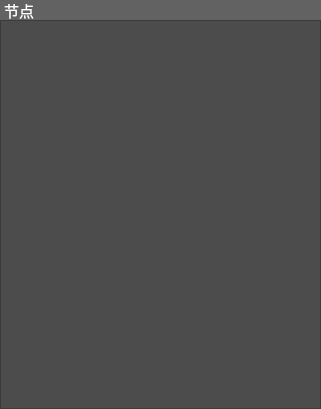
<?xml version="1.0" encoding="UTF-8"?>
<ui version="4.0">
 <class>NodesTreeWgt</class>
 <widget class="QWidget" name="NodesTreeWgt">
  <property name="geometry">
   <rect>
    <x>0</x>
    <y>0</y>
    <width>321</width>
    <height>409</height>
   </rect>
  </property>
  <property name="windowTitle">
   <string>Form</string>
  </property>
  <property name="styleSheet">
   <string notr="true">background-color: rgb(76, 76, 76);
color: rgb(255, 255, 255);</string>
  </property>
  <layout class="QVBoxLayout" name="verticalLayout">
   <property name="spacing">
    <number>0</number>
   </property>
   <property name="leftMargin">
    <number>0</number>
   </property>
   <property name="topMargin">
    <number>0</number>
   </property>
   <property name="rightMargin">
    <number>0</number>
   </property>
   <property name="bottomMargin">
    <number>0</number>
   </property>
   <item>
    <widget class="QLabel" name="label">
     <property name="minimumSize">
      <size>
       <width>0</width>
       <height>20</height>
      </size>
     </property>
     <property name="maximumSize">
      <size>
       <width>16777215</width>
       <height>20</height>
      </size>
     </property>
     <property name="font">
      <font>
       <family>Tahoma</family>
       <pointsize>-1</pointsize>
       <weight>50</weight>
       <italic>false</italic>
       <bold>false</bold>
      </font>
     </property>
     <property name="styleSheet">
      <string notr="true">background-color: rgb(98, 98, 98);
color: rgb(255, 255, 255);
font: 15px;</string>
     </property>
     <property name="text">
      <string> 节点</string>
     </property>
    </widget>
   </item>
   <item>
    <widget class="QTreeView" name="treeView">
     <property name="styleSheet">
      <string notr="true">font: 12px;</string>
     </property>
     <property name="verticalScrollBarPolicy">
      <enum>Qt::ScrollBarAsNeeded</enum>
     </property>
     <property name="horizontalScrollBarPolicy">
      <enum>Qt::ScrollBarAlwaysOff</enum>
     </property>
     <attribute name="headerVisible">
      <bool>false</bool>
     </attribute>
    </widget>
   </item>
  </layout>
 </widget>
 <resources/>
 <connections/>
</ui>
